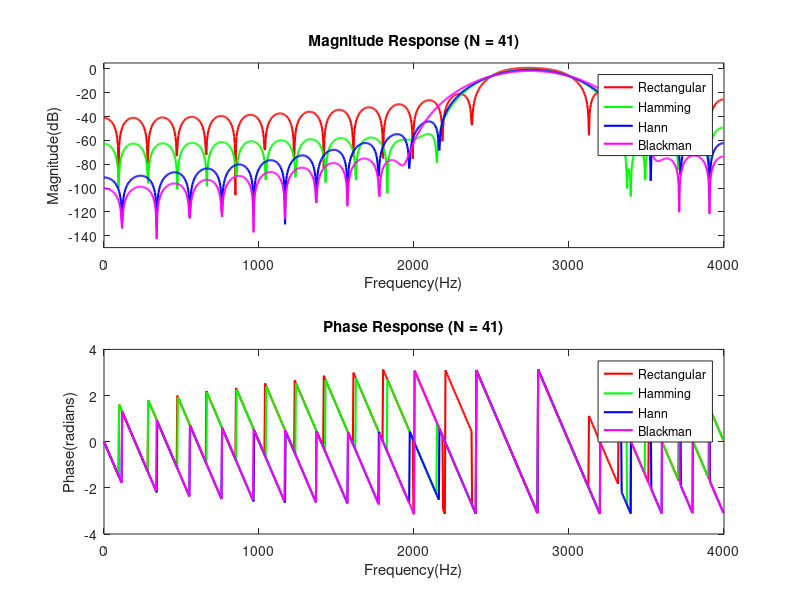

The MATLAB source for this figure:
% FIR band-pass filter of length 21 and 41
clear;
% sampling frequency
fs = 8e3;
% lower cutoff frequency
fl = 2.5e3;
% upper cutoff frequency
fh = 3e3;
% normalized lower cutoff frequency
wl = 2*pi*(fh/fs);
% normalized upper cutoff frequency
wh = 2*pi*(fl/fs);
% filter length
N=41;
% N = input('Enter filter length: ');
% filter order
M = N-1;
n=0:M;
% ideal sinc function for band-pass filter
hd_low = (wl/pi)*sinc((wl/pi)*(n-M/2));
hd_high = (wh/pi)*sinc((wh/pi)*(n-M/2));
% bandpass impulse response(difference of LPFs)
hd = hd_high - hd_low;

% window functions
% rectangular window
w_rect = ones(1,N);
% hamming Window
w_hamming = 0.54-0.46*cos(2*pi*(n/M));
% hann Window
w_hann = 0.5-0.5*cos(2*pi*(n/M));  
% Blackman window
w_blackman = 0.42-0.5*cos(2*pi*(n/M)) + 0.08*cos(4*pi*(n/M));

% apply windows
h_rect = hd.*w_rect;
h_hamming = hd.*w_hamming;
h_hann = hd.*w_hann;
h_blackman = hd.*w_blackman;

% compute frequency response
[H_rect,w] = freqz(h_rect,1,1024,fs);
[H_hamming,~] = freqz(h_hamming,1,1024,fs);
[H_hann,~] = freqz(h_hann,1,1024,fs);
[H_blackman,~] = freqz(h_blackman,1,1024,fs);

% plot all magnitude responses
figure;
subplot(2,1,1);
plot(w,20*log10(abs(H_rect)), 'r', 'LineWidth',1.5);
hold on;
plot(w,20*log10(abs(H_hamming)), 'g', 'LineWidth',1.5);
plot(w,20*log10(abs(H_hann)), 'b', 'LineWidth',1.5);
plot(w,20*log10(abs(H_blackman)), 'm', 'LineWidth',1.5);
xlabel('Frequency(Hz)');
ylabel('Magnitude(dB)');
ylim([-150 5]);
title(['Magnitude Response (N = ',num2str(N),')']);
legend('Rectangular','Hamming','Hann','Blackman');

% plot all phase resonses
subplot(2,1,2);
plot(w,angle(H_rect), 'r', 'LineWidth',1.5);
hold on;
plot(w,angle(H_hamming), 'g', 'LineWidth',1.5);
plot(w,angle(H_hann), 'b', 'LineWidth',1.5);
plot(w,angle(H_blackman), 'm', 'LineWidth',1.5);
xlabel('Frequency(Hz)');
ylabel('Phase(radians)');
title(['Phase Response (N = ',num2str(N),')']);
legend('Rectangular','Hamming','Hann','Blackman');
hold off;
